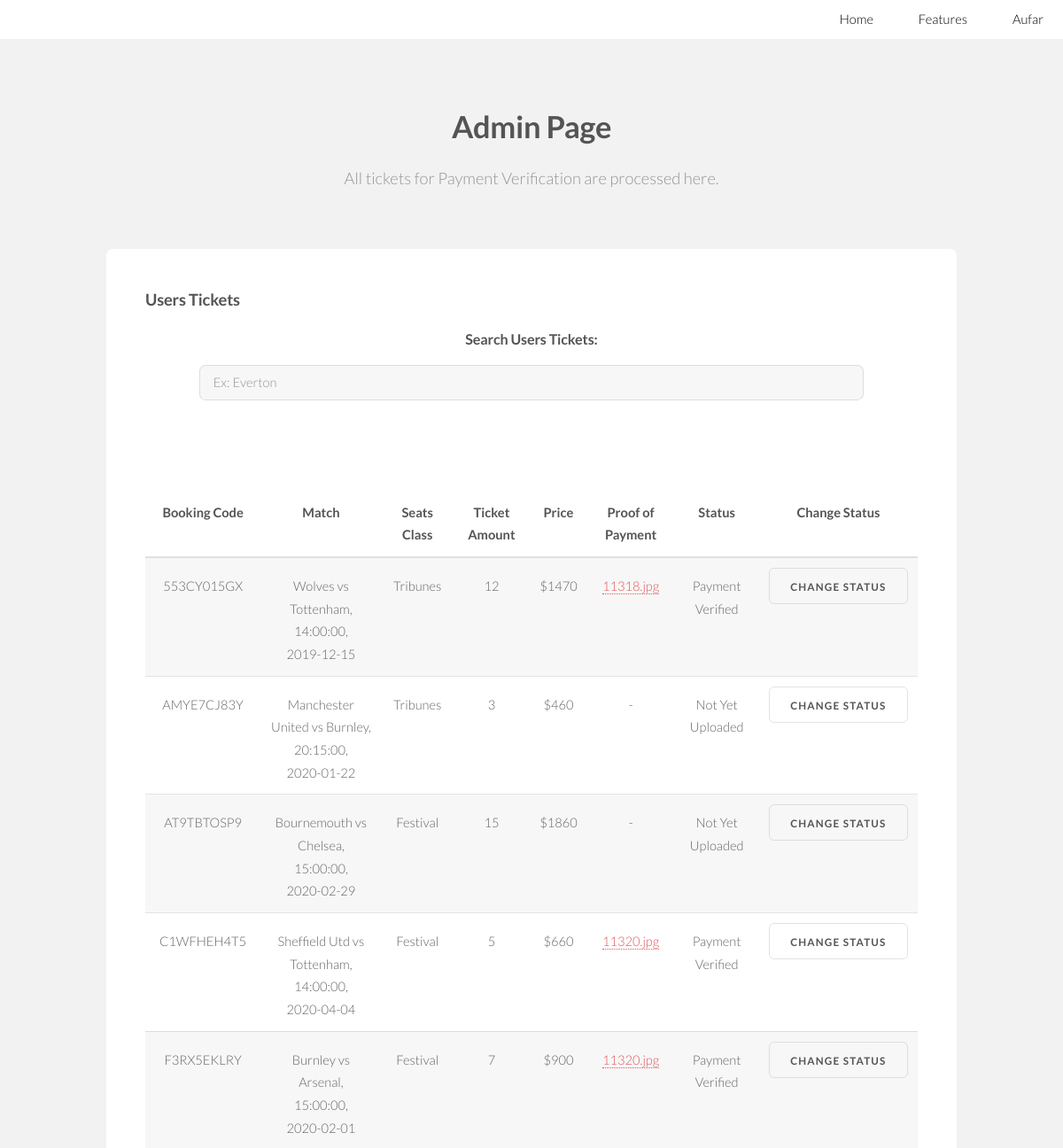
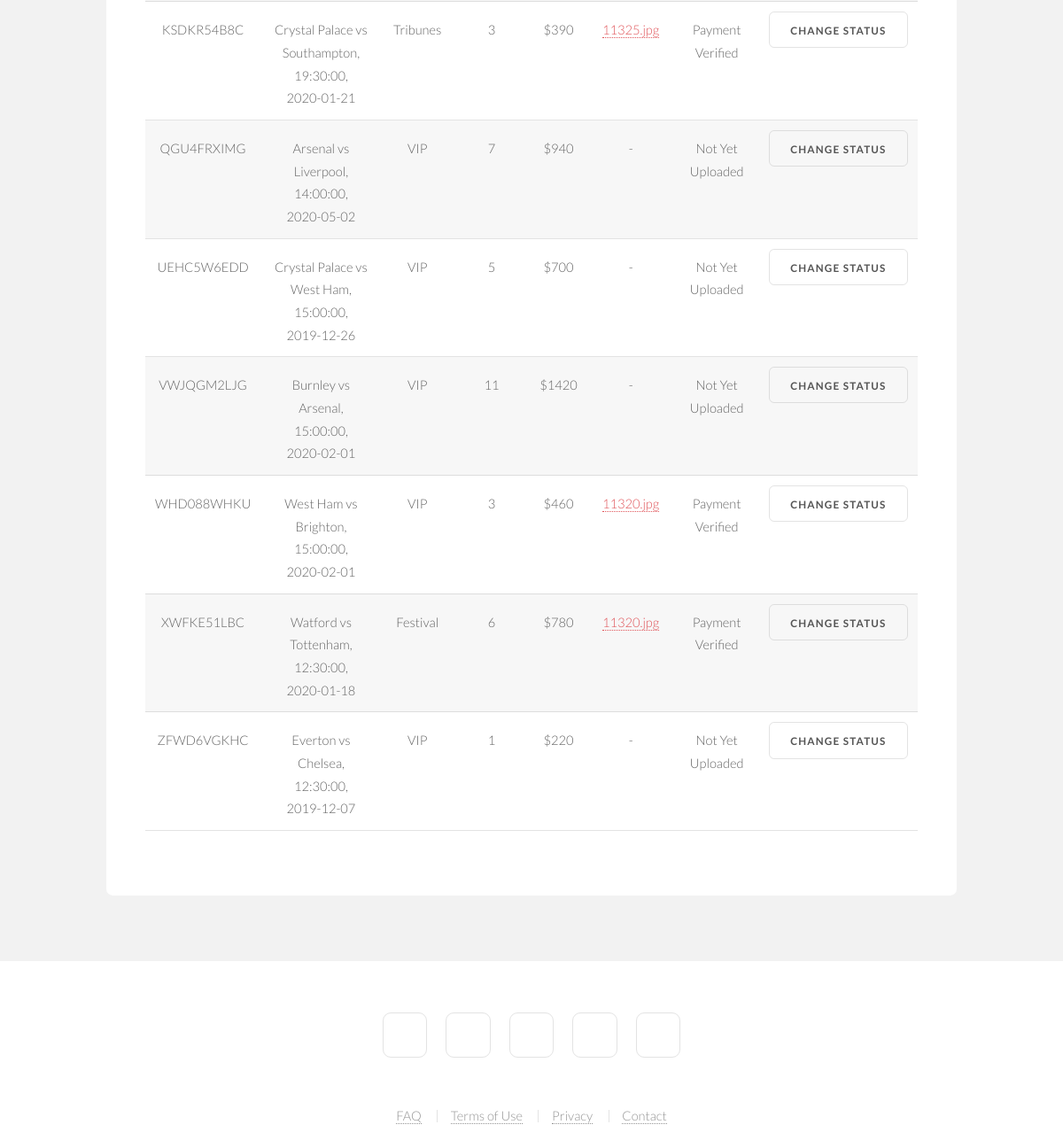
Page /SukaSport/admin.php (signed in) on the committed database (2 pictures, top to bottom).
### tables this page shows
CREATE TABLE `pembeliantiket` (
  `kodeBooking` varchar(10) NOT NULL,
  `idTiket` varchar(100) NOT NULL,
  `idUser` int(3) NOT NULL,
  `telepon` varchar(15) NOT NULL,
  `kelas` varchar(10) NOT NULL,
  `jumlah` int(3) NOT NULL,
  `harga` varchar(10) NOT NULL,
  `buktiBayar` varchar(100) NOT NULL,
  `status1` varchar(50) NOT NULL DEFAULT 'Not Yet Uploaded'
);

CREATE TABLE `tiket` (
  `idTiket` varchar(20) NOT NULL,
  `match1` varchar(100) NOT NULL,
  `stadium` varchar(25) NOT NULL,
  `alamat` varchar(100) NOT NULL,
  `tgl` varchar(20) NOT NULL,
  `jam` varchar(20) NOT NULL
);

### SukaSport/admin.php (the view, shortened to what this page needs)
<!DOCTYPE HTML>
<html>
	<head>
	</head>
	<body>
		<header id="header" class="alt skel-layers-fixed">
				<nav id="nav" style="color: black;">
					<ul>
						<li><a href="index.php">Home</a></li>
						<li>
							<a href="" class="icon fa-angle-down">Features</a>
						</li>
						<?php
								if(isset($_SESSION['username'])){
                                    if($_SESSION['username'] == "Admin"){
                                        echo '
                                        <li>
                                            <a class="icon fa-angle-down">'.$_SESSION['username'].'</a>
                                            <ul>
                                                <li><a href="admin.php">Admin Page</a></li>
                                                <li><a href="logout.php">Logout</a></li>
                                            </ul>
                                        </li>
                                        ';
                                    }else{
                                        echo '
                                        <li>
                                            <a class="icon fa-angle-down">'.$_SESSION['username'].'</a>
                                            <ul>
                                                <li><a href="tickets.php">Purchase Tickets</a></li>
                                                <li><a href="status.php">Ticket Status</a></li>
                                                <li><a href="logout.php">Logout</a></li>
                                            </ul>
                                        </li>
                                        ';
                                    }
								}else{
									echo '<li><a href="login/login.php">Sign In</a></li>';
								}
						?>
					</ul>
				</nav>
			</header>
			<section id="main" class="wrapper style1">
				<header class="major">
					<h2>Admin Page</h2>
					<p>All tickets for Payment Verification are processed here.</p>
				</header>
				<div class="container">
						<section id="content">
                            <h3>Users Tickets</h3>
                            <center>
                            <div class="6u 12u(3)" style="width:750px">
                                <h4>Search Users Tickets:</h4>
                                <input style="width:750px"type="text" name="search" id="name" value="" placeholder="Ex: Everton"/>
                                <br><br><br><br>
                            </div>
									<div class="table-wrapper">
										<table style="text-align: center; vertical-align: middle" id="ev1">
											<thead>
												<tr>
													<td><b>Booking Code</b></td>
													<td><b>Match</b></td>
                                                    <td><b>Seats Class</b></td>
                                                    <td><b>Ticket Amount</b></td>
                                                    <td><b>Price</b></td>
                                                    <td><b>Proof of Payment</b></td>
                                                    <td><b>Status</b></td>
                                                    <td><b>Change Status</b></td>
												</tr>
											</thead>
											<tbody>
                                            <?php
                                $koneksi = mysqli_connect('localhost','root','','tubeseai');
                                $sql = "SELECT kodeBooking, idTiket, kelas, jumlah, harga, buktiBayar, status1
                                FROM pembeliantiket";
                                $result = mysqli_query($koneksi, $sql);
                                $counter = 0;
                                if ($result->num_rows > 0) {
                                    while($row = $result->fetch_assoc()) {
                                        echo "<tr>";
                                        echo "<td class='codeB'>" . $row["kodeBooking"] . "</td>";
                                        $tieck = $row["idTiket"];
                                        $sql1 = "SELECT match1, tgl, jam FROM tiket WHERE idTiket = '$tieck'";
                                        $result1 = mysqli_query($koneksi, $sql1);
                                        if ($result1->num_rows > 0) {
                                            while($row1 = $result1->fetch_assoc()) {
                                                echo "<td>".$row1["match1"].", <br>".$row1["jam"].
												",<br>".$row1["tgl"]."</td>";
                                            }
                                        } else {
                                            echo "0 results";
                                        }
                                        echo "<td>". $row["kelas"]. "</td>";
                                        echo "<td>". $row["jumlah"]. "</td>";
                                        echo "<td>". $row["harga"]. "</td>";
                                        if($row["buktiBayar"] == ""){
                                            echo "<td>-</td>";
                                        }else{
                                            echo "<td><a href='buktiBayar/". $row["buktiBayar"]. "' target='_blank'>". $row["buktiBayar"]. "</a></td>";
                                        }
                                        echo "<td class='status1'>". $row["status1"]. "</td>";
                                        echo "<td class='status5'><input type='button' value='Change Status' class='button small' name='status3' id='change' src='".$counter."'></td>";
                                        echo "</tr>";
                                        $counter += 1;
                                    }
                                } else {
                                    echo "0 results";
                                }
                                ?>
											</tbody>
                                        </table>
                            </center>
									</div>
						</section>
			<footer id="footer">
				<ul class="icons">
					<li><a href="#" class="icon fa-twitter"><span class="label">Twitter</span></a></li>
					<li><a href="#" class="icon fa-facebook"><span class="label">Facebook</span></a></li>
					<li><a href="#" class="icon fa-instagram"><span class="label">Instagram</span></a></li>
					<li><a href="#" class="icon fa-dribbble"><span class="label">Dribbble</span></a></li>
					<li><a href="#" class="icon fa-envelope"><span class="label">Envelope</span></a></li>
				</ul>
				<ul class="menu">
					<li><a href="#">FAQ</a></li>
					<li><a href="#">Terms of Use</a></li>
					<li><a href="#">Privacy</a></li>
					<li><a href="#">Contact</a></li>
				</ul>
			</footer>
	</body>
</html>

### SukaSport/css/style-xlarge.css (style rules this page uses)
body, input, select, textarea { font-size: 12pt; }

### SukaSport/css/style-large.css (style rules this page uses)
body, input, select, textarea { font-size: 11pt; }

### rows in the picture
pembeliantiket: kodeBooking "553CY015GX", kelas "Tribunes", jumlah "12", harga "$1470", buktiBayar "11318.jpg", status1 "Payment Verified"
tiket: match1 "Wolves vs Tottenham", jam "14:00:00", tgl "2019-12-15"
pembeliantiket: kodeBooking "AMYE7CJ83Y", kelas "Tribunes", jumlah "3", harga "$460", status1 "Not Yet Uploaded"
tiket: match1 "Manchester United vs Burnley", jam "20:15:00", tgl "2020-01-22"
pembeliantiket: kodeBooking "AT9TBTOSP9", kelas "Festival", jumlah "15", harga "$1860", status1 "Not Yet Uploaded"
tiket: match1 "Bournemouth vs Chelsea", jam "15:00:00", tgl "2020-02-29"
pembeliantiket: kodeBooking "C1WFHEH4T5", kelas "Festival", jumlah "5", harga "$660", buktiBayar "11320.jpg", status1 "Payment Verified"
tiket: match1 "Sheffield Utd vs Tottenham", jam "14:00:00", tgl "2020-04-04"
pembeliantiket: kodeBooking "F3RX5EKLRY", kelas "Festival", jumlah "7", harga "$900", buktiBayar "11320.jpg", status1 "Payment Verified"
tiket: match1 "Burnley vs Arsenal", jam "15:00:00", tgl "2020-02-01"
pembeliantiket: kodeBooking "KSDKR54B8C", kelas "Tribunes", jumlah "3", harga "$390", buktiBayar "11325.jpg", status1 "Payment Verified"
tiket: match1 "Crystal Palace vs Southampton", jam "19:30:00", tgl "2020-01-21"
pembeliantiket: kodeBooking "QGU4FRXIMG", kelas "VIP", jumlah "7", harga "$940", status1 "Not Yet Uploaded"
tiket: match1 "Arsenal vs Liverpool", jam "14:00:00", tgl "2020-05-02"
pembeliantiket: kodeBooking "UEHC5W6EDD", kelas "VIP", jumlah "5", harga "$700", status1 "Not Yet Uploaded"
tiket: match1 "Crystal Palace vs West Ham", jam "15:00:00", tgl "2019-12-26"
pembeliantiket: kodeBooking "VWJQGM2LJG", kelas "VIP", jumlah "11", harga "$1420", status1 "Not Yet Uploaded"
tiket: match1 "Burnley vs Arsenal", jam "15:00:00", tgl "2020-02-01"
pembeliantiket: kodeBooking "WHD088WHKU", kelas "VIP", jumlah "3", harga "$460", buktiBayar "11320.jpg", status1 "Payment Verified"
tiket: match1 "West Ham vs Brighton", jam "15:00:00", tgl "2020-02-01"
pembeliantiket: kodeBooking "XWFKE51LBC", kelas "Festival", jumlah "6", harga "$780", buktiBayar "11320.jpg", status1 "Payment Verified"
tiket: match1 "Watford vs Tottenham", jam "12:30:00", tgl "2020-01-18"
pembeliantiket: kodeBooking "ZFWD6VGKHC", kelas "VIP", jumlah "1", harga "$220", status1 "Not Yet Uploaded"
tiket: match1 "Everton vs Chelsea", jam "12:30:00", tgl "2019-12-07"

### other values in the picture
$_SESSION['username'] "Aufar"
